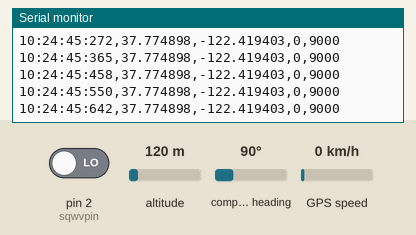
Bench run of a sketch on a simulated Arduino Uno, built with avr-gcc and run on an emulated ATmega328P. On the bench: the last lines printed to the serial monitor. The test bench sets the inputs (shaded band); at power-on: altitude 120 m, pin 2 (sqwvpin) LOW, compass heading 90°, GPS speed 0 km/h. The local clock reads 2024-03-15 10:24:30 at power-on unless the sketch sets it; the sensor or clock chip raises its interrupt line as the real part does; the GPS gets a fix after 3 s at 37.7749, -122.4194 with 8 satellites.

Above: at 15.8 s.
15.9 s: altitude set to 11 m
At 17.1 s:
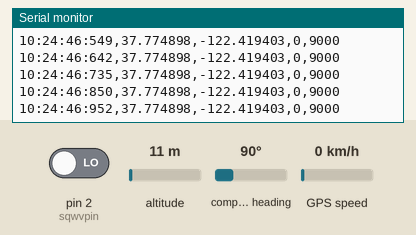
17.4 s: altitude set to 8 m
At 19.1 s:
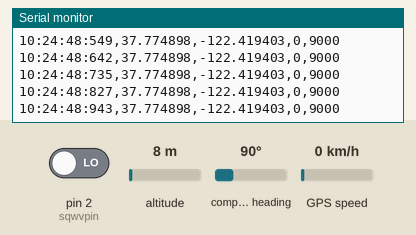
Timing chart, 0 to 19.9 s (numbered marks = the images above; inputs shaded):
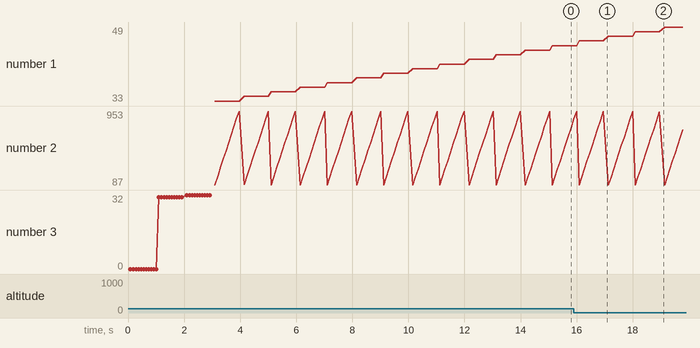

The sketch:

Data_Log_Int_Sft.ino
```cpp
// DS3232 I2C square-wave generator

#include<Time.h>
#include <Wire.h>
#include <DS3232RTC.h>
#include <TinyGPS++.h>
#include <SoftwareSerial.h>

static const int RxPin1 = 4, TxPin1 = 3;
static const uint32_t GPS1baud = 9600;

int sqwvpin = 2;// mut be on pin 2 with itrupt = 0
int irupt = 0;
time_t nowTime;
long StartOfSecond = 0;
boolean getTimeFlag = 0;
int MilliTime = 0;

char c;
TinyGPSPlus gps;

SoftwareSerial portOne(RxPin1, TxPin1);

void setup()
{
  pinMode(sqwvpin, INPUT);
  Wire.begin();
  Serial.begin(9600);

  RTC.squareWave(SQWAVE_1_HZ);
  attachInterrupt(irupt, isr_func, RISING);

  portOne.begin(GPS1baud);
}

void loop()
{

 if(getTimeFlag == 1)
{ nowTime = RTC.get();
  StartOfSecond = millis();
  getTimeFlag = 0;
}
 delay(87);
 //nowTime = RTC.get();
 MilliTime = millis() - StartOfSecond;
 if(MilliTime > 999) return;

     Serial.print(hour(nowTime));
     printDigits(minute(nowTime));
     printDigits(second(nowTime));
     printMilliDigits(MilliTime);
     Serial.print(",");
     GPS1data();
     Serial.println();
   }

void printDigits(int digits)
{
    // utility function for digital clock display: prints preceding colon and leading 0
    Serial.print(':');
    if(digits < 10)
        Serial.print('0');
    Serial.print(digits);
}

void printMilliDigits(int digits)
{
    // utility function for digital clock display: prints preceding colon and leading 0
    Serial.print(':');
    if(digits < 100)
    {
       if(digits < 10){
       Serial.print("00");
    } else { Serial.print('0'); }
    }
    Serial.print(digits);
}

void isr_func()
{
  getTimeFlag = 1;
}

void rawdata ()
{
  while(portOne.available()>0)
  if(gps.encode(portOne.read())==1)
  Serial.print("Data Coded");

}


void GPS1data ()
{
  int startmilli = millis();
  while( (portOne.available() > 0) )//&& (millis()-startmilli < 80) )
  {
  if(gps.encode(portOne.read())==1)
  break;
  }

    if(gps.location.isValid())
    {
      Serial.print(gps.location.lat(),6);
      Serial.print(",");
      Serial.print(gps.location.lng(),6);
    } else {Serial.print("NA,NA");}
    Serial.print(",");
    if(gps.speed.isValid())
    {
      Serial.print(gps.speed.value());
    } else Serial.print("NA");
    Serial.print(",");
    if(gps.course.isValid())
    {
      Serial.print(gps.course.value());
    } else Serial.print("NA");
    return;
//   else {
//  Serial.print("NA,NA,X,NA");
//  return; }

}
```

Measured:
- after the input at 15.9 s, the serial monitor: prints a new line after 1.1 s (image 1)
- after the input at 17.4 s, the serial monitor: prints a new line after 0.79 s (image 2)
- plotted number 2: 758 → 271 after the input at 15.9 s
